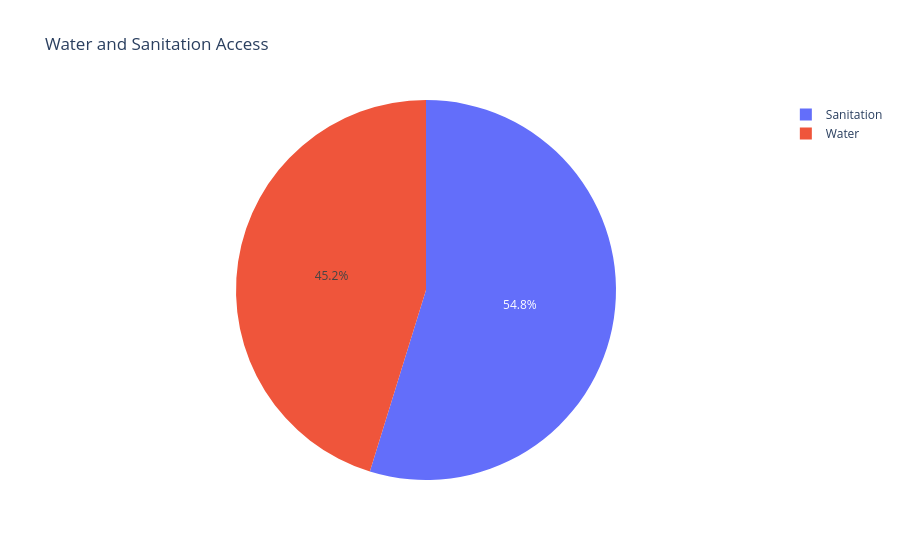

Notebook code cell kept with this figure:
### Code cell
# Part 4: Data Visualization
# Create clear and well-labeled visualizations using Plotly. 
# At minimum, include:
#     Pie chart of water and sanitation access

access = pd.DataFrame({
    'Category':['Water','Sanitation'],
    'Percentage':[water_supply_pct,sanitation_perctg]
})

fig = px.pie(
    access,
    values='Percentage',
    names='Category',
    title='Water and Sanitation Access'
)

fig.show()

### Figure 1 — Plotly figure (JSON) as saved in the notebook; plotly's stock layout.template omitted (floating-point values rounded to 4 significant figures)
{"data": [{"domain": {"x": [0, 1], "y": [0, 1]}, "hovertemplate": "Category=%{label}<br>Percentage=%{value}<extra></extra>", "labels": ["Water", "Sanitation"], "legendgroup": "", "name": "", "showlegend": true, "type": "pie", "values": [37.94, 45.95]}], "layout": {"legend": {"tracegroupgap": 0}, "title": {"text": "Water and Sanitation Access"}}}
